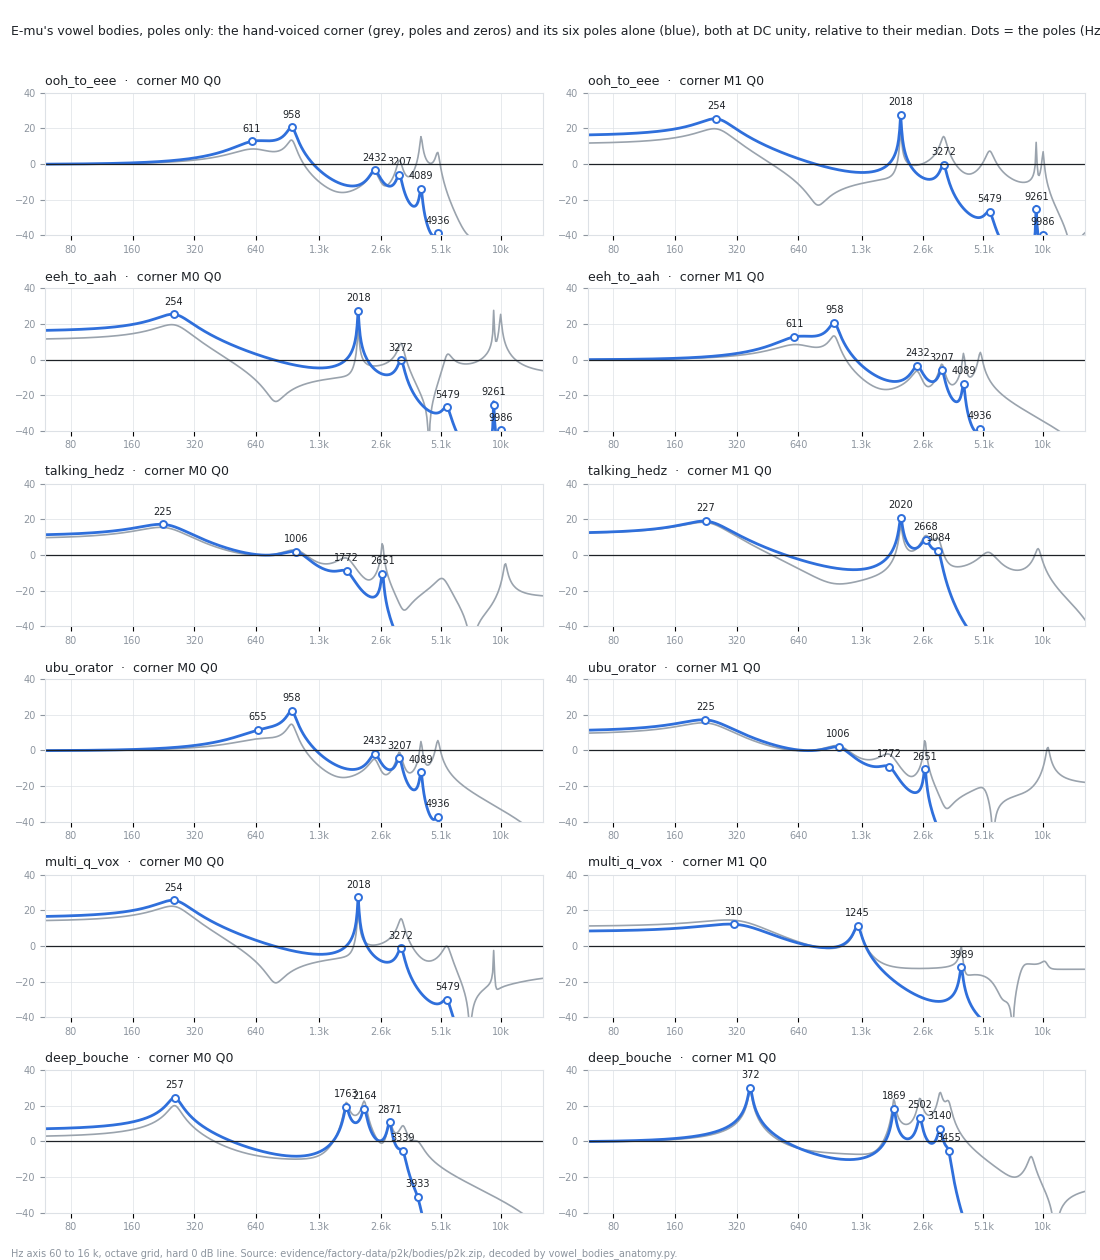

Python code for this plot:
import os, struct, zipfile, importlib.util
import numpy as np
import matplotlib
matplotlib.use("Agg")
import matplotlib.pyplot as plt

HERE = os.path.dirname(os.path.abspath(__file__))
ROOT = os.path.abspath(os.path.join(HERE, "..", ".."))
spec = importlib.util.spec_from_file_location("va", os.path.join(HERE, "vowel_bodies_anatomy.py"))
va = importlib.util.module_from_spec(spec)
src = open(os.path.join(HERE, "vowel_bodies_anatomy.py"), encoding="utf-8").read().replace("if __name__", "if False and __name__")
exec(compile(src, "va", "exec"), va.__dict__)
FS = 44100.0
BODIES = ["ooh_to_eee", "eeh_to_aah", "talking_hedz", "ubu_orator", "multi_q_vox", "deep_bouche"]
INK = "#1d2126"; MUTE = "#8d959f"; GRIDC = "#dde1e6"; BLUE = "#2F6FDB"; GREY = "#9aa3ad"


def section_db(fp, bwp, fz, bwz, hz):
    w = 2 * np.pi * hz / FS
    rp = np.exp(-np.pi * bwp / FS); tp = 2 * np.pi * fp / FS
    den = np.abs(1 - 2 * rp * np.cos(tp) * np.exp(-1j * w) + rp * rp * np.exp(-2j * w))
    dc = 1 - 2 * rp * np.cos(tp) + rp * rp
    if fz is None:
        return 20 * np.log10(abs(dc) / den)
    rz = 1.0 if bwz <= 0 else np.exp(-np.pi * bwz / FS); tz = 2 * np.pi * fz / FS
    num = np.abs(1 - 2 * rz * np.cos(tz) * np.exp(-1j * w) + rz * rz * np.exp(-2j * w))
    dcz = 1 - 2 * rz * np.cos(tz) + rz * rz
    return 20 * np.log10(num / den * abs(dc / dcz))


z = zipfile.ZipFile(os.path.join(ROOT, "evidence", "factory-data", "p2k", "bodies", "p2k.zip"))
names = {n.split("_", 2)[2].rsplit(".", 1)[0]: n for n in z.namelist() if n.endswith(".bin")}
grid = np.geomspace(60, 16000, 500)
fig, axes = plt.subplots(len(BODIES), 2, figsize=(11, 2.1 * len(BODIES)), dpi=100)
fig.patch.set_facecolor("white")
lines = []
for row, body in enumerate(BODIES):
    words = struct.unpack("<120H", z.read(names[body])[:240])
    for col, corner in enumerate((0, 1)):
        ax = axes[row, col]
        secs = va.corner_sections(words, corner)
        full = np.zeros_like(grid); poles = np.zeros_like(grid); marks = []
        for s in secs:
            if s is None:
                continue
            b, p, zz = s
            fp, bwp = p[0], p[1]
            if not (20 < fp < 20000):
                continue
            poles += section_db(fp, bwp, None, None, grid)
            if zz is None:
                full += section_db(fp, bwp, None, None, grid)
            else:
                full += section_db(fp, bwp, zz[0], zz[1], grid)
            marks.append((fp, bwp))
        full -= np.median(full); poles -= np.median(poles)
        ax.plot(grid, full, color=GREY, lw=1.2)
        ax.plot(grid, poles, color=BLUE, lw=2.0)
        for fp, bwp in sorted(marks):
            level = float(np.interp(fp, grid, poles))
            ax.plot(fp, level, "o", ms=5, mfc="white", mec=BLUE, mew=1.4)
            ax.annotate(f"{fp:.0f}", (fp, level), textcoords="offset points", xytext=(0, 7), ha="center", fontsize=7, color=INK)
        ax.set_xscale("log"); ax.set_xlim(60, 16000); ax.set_ylim(-40, 40)
        ax.axhline(0, color=INK, lw=0.9)
        ax.set_xticks([80, 160, 320, 640, 1300, 2600, 5100, 10000])
        ax.set_xticklabels(["80", "160", "320", "640", "1.3k", "2.6k", "5.1k", "10k"], fontsize=7, color=MUTE)
        ax.set_yticks([-40, -20, 0, 20, 40]); ax.tick_params(axis="y", labelsize=7, colors=MUTE)
        ax.grid(True, color=GRIDC, lw=0.5); ax.minorticks_off()
        for sp in ax.spines.values():
            sp.set_color(GRIDC)
        ax.set_title(f"{body}  ·  corner M{corner} Q0", fontsize=9, color=INK, loc="left")
        lines.append(f"{body:<13} M{corner}  poles: " + "  ".join(f"{fp:.0f}/{bwp:.0f}" for fp, bwp in sorted(marks)))
fig.suptitle("E-mu's vowel bodies, poles only: the hand-voiced corner (grey, poles and zeros) and its six poles alone (blue), both at DC unity, relative to their median. "
             "Dots = the poles (Hz).", fontsize=9, color=INK, x=0.01, ha="left")
fig.text(0.01, 0.003, "Hz axis 60 to 16 k, octave grid, hard 0 dB line. Source: evidence/factory-data/p2k/bodies/p2k.zip, decoded by vowel_bodies_anatomy.py.", fontsize=7, color=MUTE)
fig.tight_layout(rect=(0, 0.01, 1, 0.975))
out = os.path.join(HERE, "emu_vowel_poles.png"); fig.savefig(out, facecolor="white")
open(os.path.join(HERE, "emu_vowel_poles.txt"), "w", encoding="utf-8").write("\n".join(lines) + "\n")
print(out)
